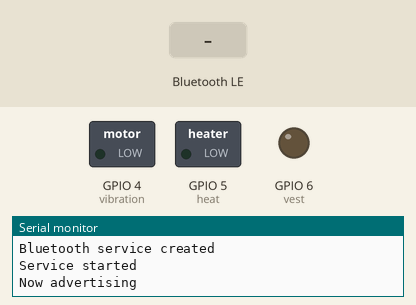
Simulated run of this sketch. Board: ESP32-S3. Parts: switched loads named in the sketch (green lamp = pin HIGH), output pins drawn as LEDs (lit = HIGH), the last lines printed to the serial monitor. The test bench sets the inputs (shaded band). Nothing arrives over Bluetooth unless stated; a phone connects over Bluetooth LE 3 s after start.

Above: at 1.2 s.
1.3 s: Bluetooth LE write "0" received
At 2.3 s:
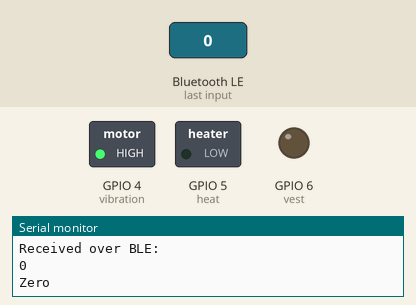
2.8 s: Bluetooth LE write "1" received
At 3.8 s:
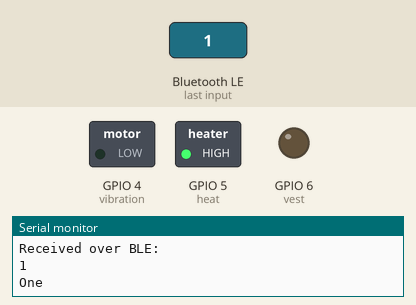
5.3 s: Bluetooth LE write "2" received
At 6.4 s:
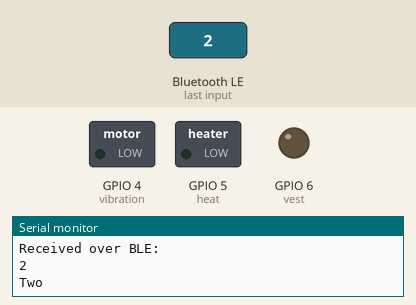
Timing chart, 0 to 8.3 s (numbered marks = the images above; inputs shaded):
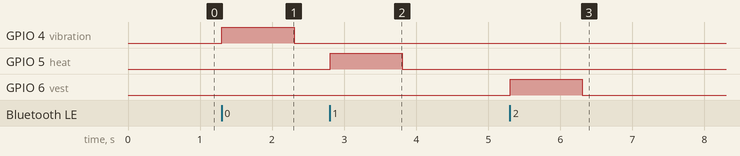

Measured:
- after the input at 1.3 s, GPIO 4 (vibration): LOW → HIGH at once, → LOW 1.0 s later
- after the input at 2.8 s, GPIO 5 (heat): LOW → HIGH at once, → LOW 1.0 s later
- after the input at 5.3 s, GPIO 6 (vest): LOW → HIGH at once, → LOW 1.0 s later

The sketch:

bluetooth.ino
```cpp
#include <BLEDevice.h>
#include <BLEServer.h>
#include <BLEUtils.h>
#include <BLE2902.h>

//BLE server name
#define bleServerName "Haptic Definition: Hands"
// #define bleServerName "Haptic Definition: Vest"

// See the following for generating UUIDs:
// https://www.uuidgenerator.net/
// hands
#define SERVICE_UUID "7ce72a1c-aaee-490e-bc6d-abb82854e460"

// vest
// #define SERVICE_UUID "102f11a4-1503-4f0f-b98b-f587bd4bd7f4"


// Timer variables
unsigned long lastTime = 0;
unsigned long timerDelay = 30000;

bool deviceConnected = false;


BLECharacteristic bleTestCharacteristics("cba1d466-344c-4be3-ab3f-189f80dd7518", BLECharacteristic::PROPERTY_WRITE);
BLEDescriptor bleTestDescriptor(BLEUUID((uint16_t)0x2902));

const int vibration = 4;
const int heat = 5;
const int vest = 6;

void triggerPin(int seconds, int pin) {
  // GPIO
  digitalWrite(pin, HIGH);
  delay(seconds * 1000);
  digitalWrite(pin, LOW);
}

//Setup callbacks onConnect and onDisconnect
class MyServerCallbacks: public BLEServerCallbacks {
  void onConnect(BLEServer* pServer) {
    Serial.println("Successfully connected!");
    deviceConnected = true;
  };
  void onDisconnect(BLEServer* pServer) {
    Serial.println("Disconnected");
    deviceConnected = false;
    BLEDevice::startAdvertising();
  };
};

class MyCallbacks: public BLECharacteristicCallbacks {
    void onWrite(BLECharacteristic *pCharacteristic) {
        Serial.println("I got something!");
        std::string value = pCharacteristic->getValue();

        if (value.length() > 0) {
            Serial.println("Received over BLE:");
            for (int i = 0; i < value.length(); i++)
                Serial.print(value[i]);
            Serial.println();
            if (value == "0") {
              Serial.println("Zero");
              triggerPin(1, vibration);
            }
            if (value == "1") {
              Serial.println("One");
              triggerPin(1, heat);
            }
            if (value == "2") {
              Serial.println("Two");
              triggerPin(1, vest);
            }
        }
    }
};

void setup() {
  // Start serial communication
  Serial.begin(115200);
  Serial.println("Starting BLE application");

  pinMode(vibration, OUTPUT);
  pinMode(heat, OUTPUT);
  pinMode(vest, OUTPUT);

  // Create the BLE Device
  BLEDevice::init(bleServerName);
  Serial.println("Bluetooth device initialized");

  // Create the BLE Server
  BLEServer *pServer = BLEDevice::createServer();
  pServer->setCallbacks(new MyServerCallbacks());
  Serial.println("Bluetooth server created");

  // Create the BLE Service
  BLEService *bleService = pServer->createService(SERVICE_UUID);
  Serial.println("Bluetooth service created");

  // Create a BLE Characteristic
  BLECharacteristic *pCharacteristic = bleService->createCharacteristic(
                                       "cba1d466-344c-4be3-ab3f-189f80dd7518",
                                       BLECharacteristic::PROPERTY_WRITE
                                     );

  // Adding a descriptor to the characteristic
  pCharacteristic->addDescriptor(new BLE2902());
  pCharacteristic->setCallbacks(new MyCallbacks());

  // Start the service
  bleService->start();
  Serial.println("Service started");

  // Start advertising
  BLEAdvertising *pAdvertising = BLEDevice::getAdvertising();
  pAdvertising->addServiceUUID(SERVICE_UUID);
  pAdvertising->setScanResponse(true);
  pAdvertising->setMinPreferred(0x06);  // functions that help with faster connections at the cost of more power consumption
  pAdvertising->setMinPreferred(0x12);
  BLEDevice::startAdvertising();
  Serial.println("Now advertising");
}

void loop() {
  // Serial.print(".");
  // delay(1000);
}
```
